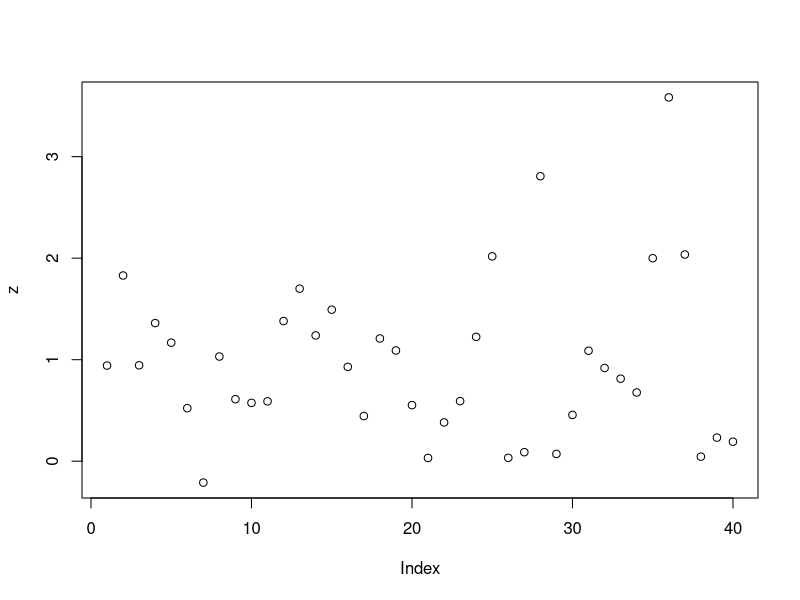
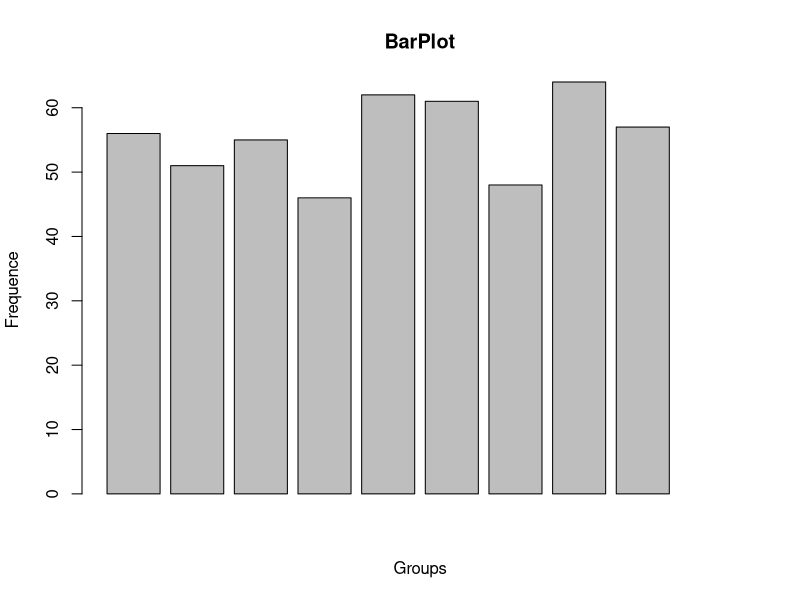
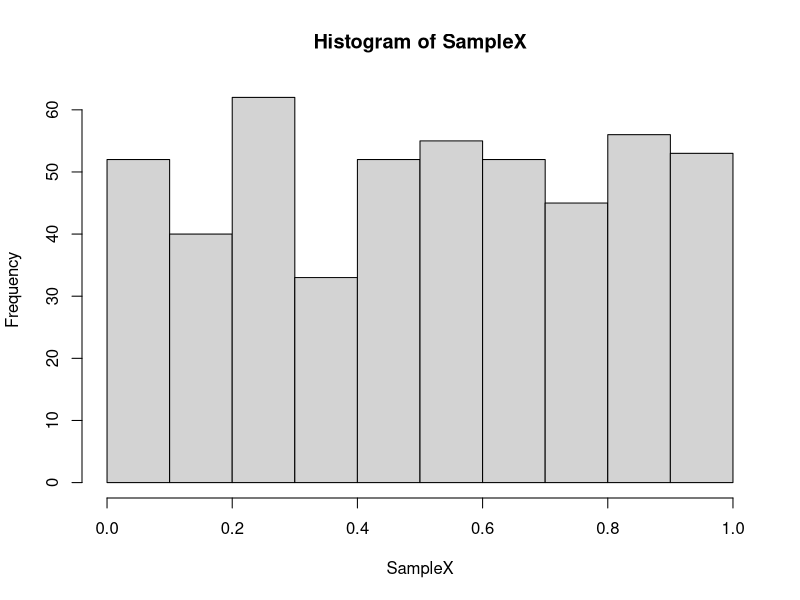
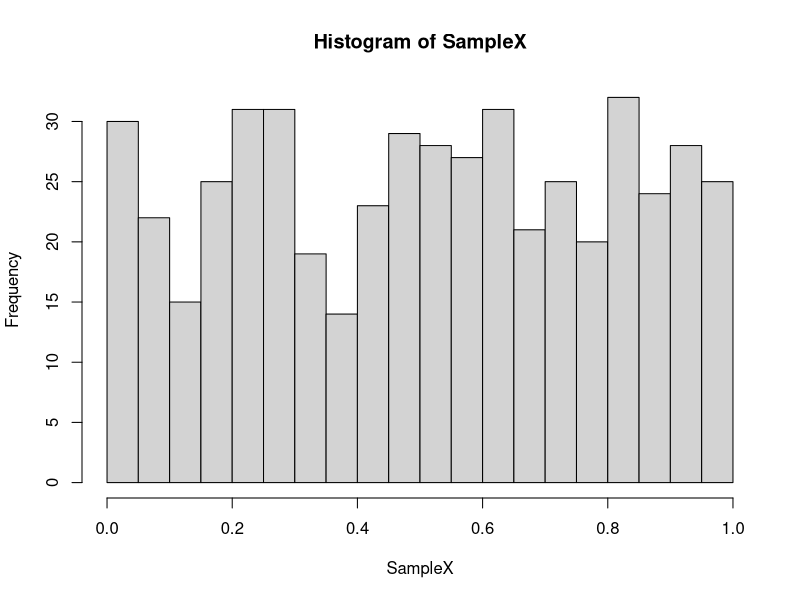
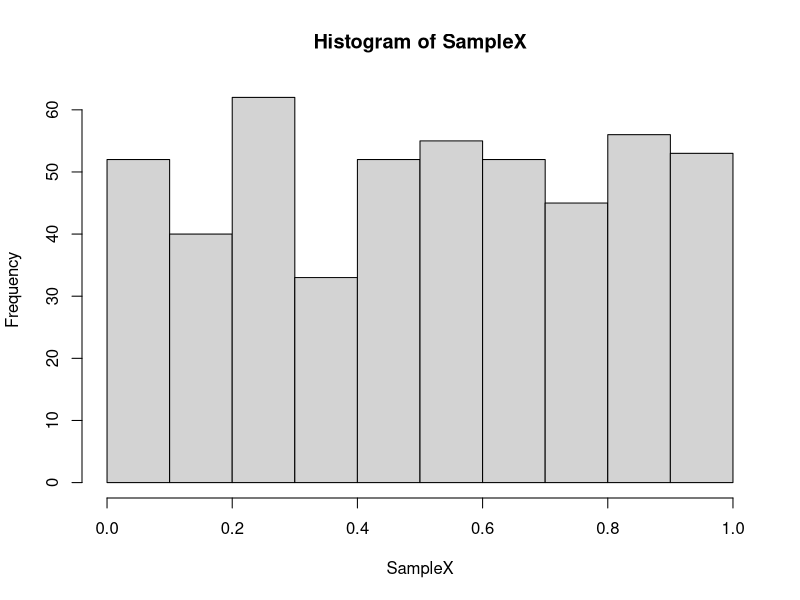
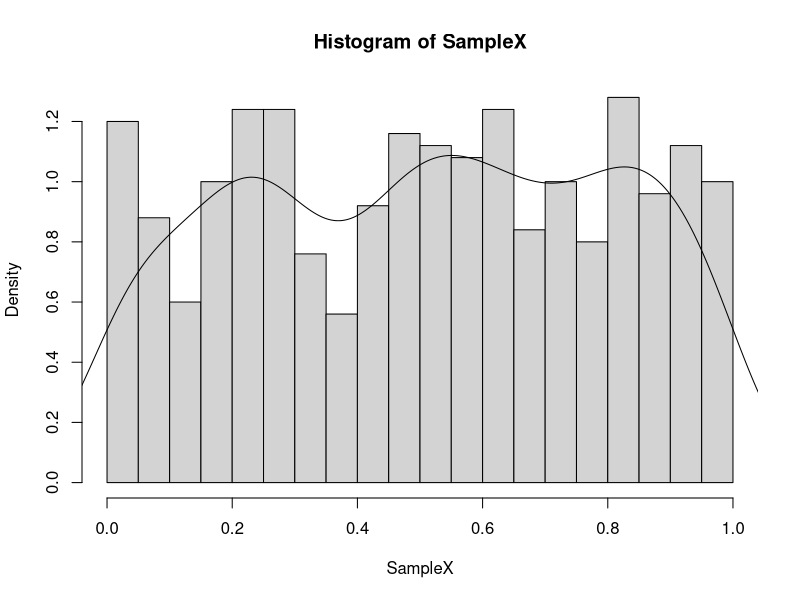
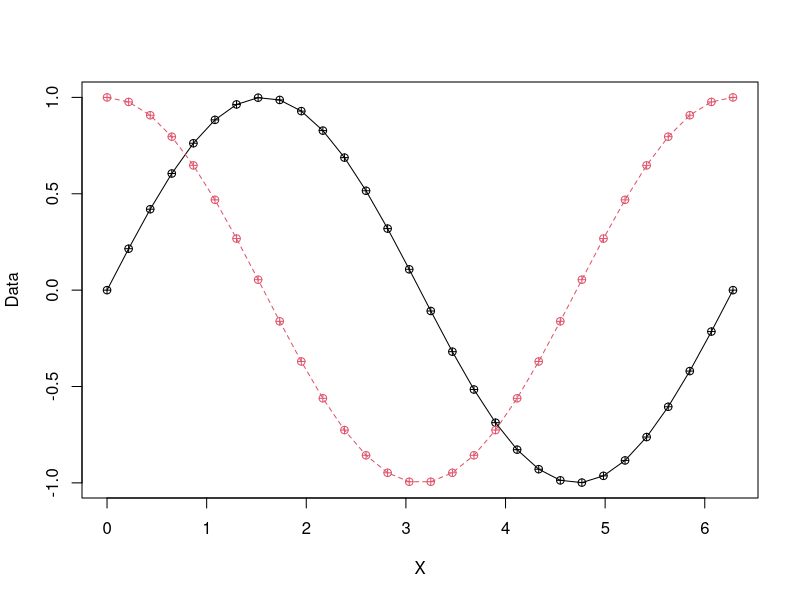
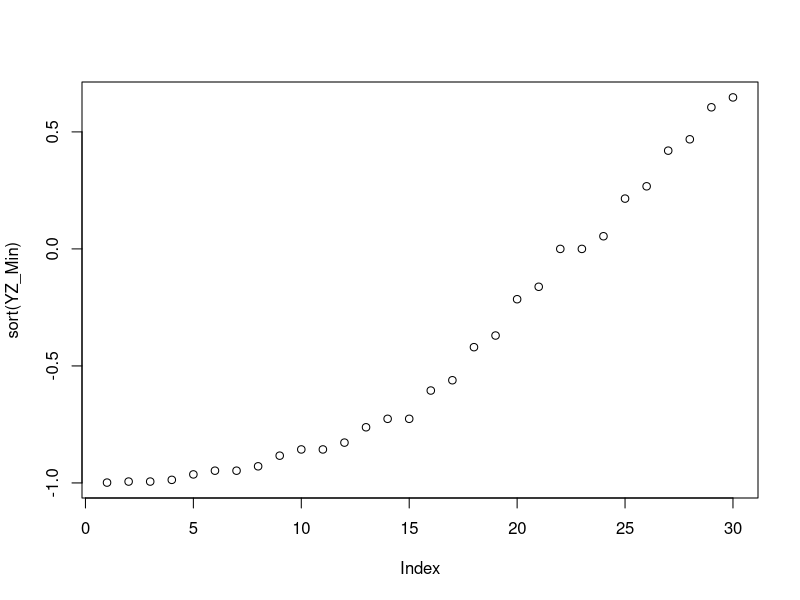

Here is the R script that generated these plots, in order:
## ---- chunk 1
x = c(1,2,3,4,5);x
## ---- chunk 2
x=1:9;x
## ---- chunk 3
x = rep (1:3,time=3);x
## ---- chunk 4
x = rep(1:3,each=3);x
## ---- chunk 5
x = rep(1:3,3);x
## ---- chunk 6
X=0
## ---- chunk 7
for(k in 1:10)
   {X[k]=k^2+1; print(X);}
## ---- chunk 8
X=0
## ---- chunk 9
for(k in c(1,2,3,5)){X[k]=k^2+1; print(X);}  
## ---- chunk 10
x=rbinom(10,10,0.3); 
print(x); 
print(sum(x))
## ---- chunk 11
x=0:10; 
y=dbinom(x,10,0.5); 
print(cbind(x,y))
## ---- chunk 12
x = runif (10, 1, 5);x
## ---- chunk 13
 x=rnorm(20,1,0.5); print(x)
## ---- chunk 14
y = rexp(20,1); print(y)
## ---- chunk 15
 z = c(x,y);   plot(z)
## ---- chunk 16
seq(1,10,length=5)
## ---- chunk 17
seq(1,10,by=5)
## ---- chunk 18
seq(1,10,5)
## ---- chunk 19
Number_Box = 10;
 Bound = seq(from=0,to=1,length=Number_Box);
 SampleX = runif(500);
 Frequence = 0;
 for (k in 1:Number_Box){
     Index=(SampleX>Bound[k])*(SampleX<Bound[k+1]);
     #随机数在而二者中间
     Frequence[k]=sum(Index);}
## ---- chunk 20
barplot(Frequence,xlab="Groups",ylab="Frequence",main="BarPlot")
## ---- chunk 21
hist(SampleX)
hist(SampleX,20)
hist(SampleX,10)
hist(SampleX,20,freq=F)
lines(density((SampleX)))
## ---- chunk 22
X = seq(0, 2*pi, length = 30);
Y = sin(X);   Z = cos(X);
Data = cbind (Y,Z);
matplot (X, Data, pch = 10, type = 'o');
YZ_Min = apply(Data,1,min)
## ---- chunk 23
plot(sort(YZ_Min));
plot(X,YZ_Min);
lines(X,YZ_Min)
## ---- chunk 24
test=1:9;
sort(test,decreasing = TRUE);
## ---- chunk 25
Sample = combn(1:5,3);
Sample
## ---- chunk 26
Number_Waster = colSums(Sample <= 2);
Number_Waster
## ---- chunk 27
Selection = (Number_Waster == 1);
Selection
## ---- chunk 28
Probability = sum(Selection)/choose(5,3);
Probability
## ---- chunk 29
choose(5,2)
## ---- chunk 30
sample(size=20,replace=T,x=1:9)
## ---- chunk 31
sample(1:9,20,replace=T)
## ---- chunk 32
matrix(1:10,2,5)
## ---- chunk 33
SampleX = 1:5 <= 2;
Number_Repeat = 100;
Sample_Random = sample(SampleX,Number_Repeat*3,replace=TRUE);
SampleY = matrix(Sample_Random,nrow=Number_Repeat,ncol=3);
for(k in 1:Number_Repeat){SampleY[k,] = sample(SampleX,3)};
Number_Waster = rowSums(SampleY);
Selection = (Number_Waster == 1);
Frequency = sum(Selection)/Number_Repeat;
print(Frequency-Probability)
## ---- chunk 34
X = rnorm(100,0,1);  hist(X);
X2 = X^2;  hist(X2);
E_X2 = mean(X2); D_X2 = sd(X2);
Y = rexp(1000,3);  hist(Y);
E_X2 = mean(X2); D_X2 = sd(X2)
## ---- chunk 35
X = rnorm(1000);
Y = X^2;
hist(Y,20,freq = F);
lines(density(Y))
## ---- chunk 36
Norm_0_1 = rnorm(200,0,1);
Norm_0_2 = rnorm(200,0,2);
Norm_1_2 = rnorm(200,1,2); 
Trans_1_2 = (Norm_1_2-1)/2; 
Trans_10_2 = (Norm_1_2-10)/2; 
Trans_1_5 = (Norm_1_2-1)/5;
Data= cbind(Norm_0_1,Norm_0_2,Norm_1_2,Trans_1_2,Trans_10_2,Trans_1_5);
boxplot(Data)
## ---- chunk 37
Statistic_T <- function(a){
    X = a+1; 
    return(X)}
Statistic_T(3)
## ---- chunk 38
Statistic_T <- function(Number_Sample){
    X = rnorm(Number_Sample); 
    S_T = (X-mean(X))/sd(X);
    return(S_T)}
Number_Sample = 100;
Number_Repeat = 200;
Vector_T = as.numeric(vector(length=Number_Repeat))
for (k in 1:Number_Repeat){
    Vector_T[k]= Statistic_T(Number_Sample)};
hist(Vector_T,freq=F);
lines(density(Vector_T))


## ---- chunk 39
vector(length=20)
## ---- chunk 40
as.numeric(vector(length=20))
## ---- chunk 41
Statistic_F <- function(Number_Sample){
    X1 = rnorm(Number_Sample); 
    X2 = rnorm(Number_Sample);
    S_F = sd(X1)/sd(X2);
    return(S_F)}

Number_Sample = 10;
Number_Repeat = 200;
Vector_F = as.numeric(vector(length=Number_Repeat))
for (k in 1:Number_Repeat) {Vector_F[k]= Statistic_F(Number_Sample)};
hist(Vector_F,20,freq=F)
lines(density(Vector_F))
## ---- chunk 42
Random_Normal = rnorm(100);
FX_Normal = pnorm(Random_Normal);
plot(sort(FX_Normal))
FX_Uniform = punif(Random_Normal);
plot(sort(FX_Uniform))
## ---- chunk 43
n=100; p=0.3;
x=rbinom(100,1,0.3);
m=sum(x);
freq = m/n;
err = abs(freq-p);
print(err);  

X = matrix(rnorm(10000,1,1),100,100);
EX = colMeans(X);
err = EX-1;
boxplot(err);      
 
X = matrix(rnorm(10000,1,1),100,100);
PX = apply(X,2,quantile,0.3);
Pu = qnorm(0.3,1,1);
err = PX - Pu;
boxplot(err)
## ---- chunk 44
x1 = qnorm(0.05);   x2 = qnorm(0.95);
print(c(x1,x2));
y1 = qnorm(0.025);  y2 = qnorm(0.975);
print(c(y1,y2))
## ---- chunk 45
x=1:11;
quantile(x,0.1)
## ---- chunk 46
x=rnorm(100);
y=rt(100,10);
Data=cbind(x,y);
boxplot(Data)  
## ---- chunk 47
X = matrix(rnorm(10000),100,100);
 EX = colMeans(X);         
 EX = apply(X,2,mean);     
 MX = apply(X,2,median);   
 Data = cbind(EX,MX);      
 boxplot(Data)
## ---- chunk 48
N=200;n=30;   
X = matrix(rnorm(N*n,1,sd=3),n,N);
EX = colMeans(X);
SX = apply(X,2,sd);
UX = (EX - 1)/(3/sqrt(n));
TX = (EX - 1)/(SX/sqrt(n));
Data = cbind(UX,TX);
boxplot(Data)
## ---- chunk 49
X = rbinom(100,10,0.4);
Eu = 10 * 0.4;
Du = 100* 0.4 * (1-0.4);
UX = (X - Eu)/(sqrt(Du));
Data = cbind(X,UX);
boxplot(Data)
## ---- chunk 50
Vector_Standard = as.numeric(vector(length = 1000));
for (k in 1:1000){
    Number_Sample = 500;
    Parameter_P = 0.8;
    SampleX =rbinom(Number_Sample,1,Parameter_P);
    Estimator_P = mean(SampleX);
    Delta = sqrt(Estimator_P*(1-Estimator_P)/Number_Sample);
    Value_Standard = (Estimator_P-Parameter_P)/Delta;
    Vector_Standard[k]= Value_Standard;}
hist(Vector_Standard);
## ---- chunk 51
X = matrix(rnorm(1000),100,10);
Y = matrix(nrow=100,ncol=10);
for(k in 1:10){Y[,k]=rnorm(100)};
boxplot(cbind(X,Y))
## ---- chunk 52
X = matrix(rnorm(1000),100,10);
Z = rnorm(120);
Y = matrix(nrow=100,ncol=10);
for(k in 1:10){Y[,k]=sample(Z,100,replace=TRUE)};
boxplot(cbind(X,Y))
## ---- chunk 53
X = sort(rnorm(100));
n = 1:100;
Y = (n+0.5)/(100+1);
Z = pnorm(X);
Data = cbind(Y,Z);
matplot(X,Data,pch = 16)
## ---- chunk 54
u = seq(from=0,to=1,length.out=50); 
T = matrix(nrow = 50,ncol=100) 
for (k in 1:50){ 
  X = matrix(rnorm(10000),100,100);
  MX = colMeans(X);
  U =(MX - u[k])/(1/sqrt(100)); 
  T[k,] = U;}
boxplot(t(T))
## ---- chunk 55
 a = 0.8; b = 1.0;
 X = 1.2*runif(1000); e = 5*rnorm(1000); Y = a*X+b+e;
 S_Reg = lm(Y~X); summary(S_Reg);
 plot(X,Y); abline(S_Reg)
